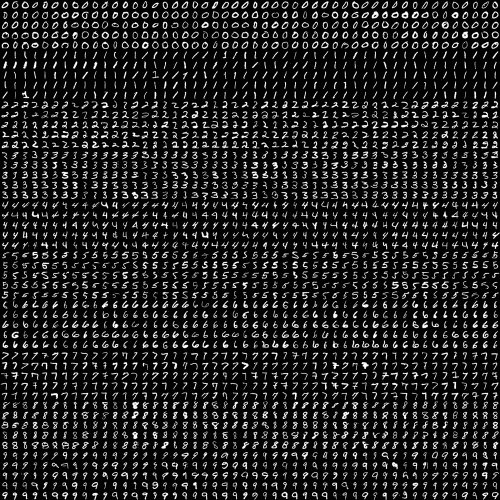
#> input picture images/digits.png, 1000 x 1000 px (shown at 1/2 size)
$ python 07_Handwritten_Digits_Classification.py
#> lines starting #> are read from the running program, lines starting #| are printed output that depends on the picture

# Import the packages
import cv2
import numpy as np
import itertools as it

SZ = 20
CLASS_N = 10


def clock():
    return cv2.getTickCount() / cv2.getTickFrequency()


def grouper(n, iterable, fillvalue=None):
    '''grouper(3, 'ABCDEFG', 'x') --> ABC DEF Gxx'''
    args = [iter(iterable)] * n
    output = it.zip_longest(fillvalue=fillvalue, *args)
    return output


def mosaic(w, imgs):
    '''Make a grid from images.

    w    -- number of grid columns
    imgs -- images (must have same size and format)
    '''
    imgs = iter(imgs)
    img0 = next(imgs)
    pad = np.zeros_like(img0)
    imgs = it.chain([img0], imgs)
    rows = grouper(w, imgs, pad)
    return np.vstack(map(np.hstack, rows))


def split2d(img, cell_size, flatten=True):
    h, w = img.shape[:2]
    sx, sy = cell_size
    cells = [np.hsplit(row, w//sx) for row in np.vsplit(img, h//sy)]
    cells = np.array(cells)
    if flatten:
        cells = cells.reshape(-1, sy, sx)
    return cells


def load_digits(fn):
#> called with fn = '../images/digits.png'
    digits_img = cv2.imread(fn, 0)
#> digits_img is the input picture: shape (1000, 1000); min 0, max 255, mean 33.8
    digits = split2d(digits_img, (SZ, SZ))
#> in split2d, `cells = [np.hsplit(row, w//sx) for row in np.vsplit(img, h//sy)]`: cells = 50 items
    labels = np.repeat(np.arange(CLASS_N), len(digits)/CLASS_N)
#> labels = 2500 values from 0 to 9
    return digits, labels


def deskew(img):
    m = cv2.moments(img)
    if abs(m['mu02']) < 1e-2:
        return img.copy()
    skew = m['mu11']/m['mu02']
    M = np.float32([[1, skew, -0.5*SZ*skew], [0, 1, 0]])
    img = cv2.warpAffine(
        img, M, (SZ, SZ), flags=cv2.WARP_INVERSE_MAP | cv2.INTER_LINEAR)
    return img


def svmInit(C=12.5, gamma=0.50625):
    model = cv2.ml.SVM_create()
    model.setGamma(gamma)
    model.setC(C)
    model.setKernel(cv2.ml.SVM_RBF)
    model.setType(cv2.ml.SVM_C_SVC)

    return model


def svmTrain(model, samples, responses):
    model.train(samples, cv2.ml.ROW_SAMPLE, responses)
    return model


def svmPredict(model, samples):
    return model.predict(samples)[1].ravel()


def svmEvaluate(model, digits, samples, labels):
    predictions = svmPredict(model, samples)
    accuracy = (labels == predictions).mean()
    print('Percentage Accuracy: %.2f %%' % (accuracy*100))

    confusion = np.zeros((10, 10), np.int32)
    for i, j in zip(labels, predictions):
        confusion[int(i), int(j)] += 1
    print('confusion matrix:')
    print(confusion)

    vis = []
    for img, flag in zip(digits, predictions == labels):
        img = cv2.cvtColor(img, cv2.COLOR_GRAY2BGR)
        if not flag:
            img[..., :2] = 0

        vis.append(img)
    return mosaic(25, vis)


def preprocess_simple(digits):
    return np.float32(digits).reshape(-1, SZ*SZ) / 255.0


def get_hog():
    winSize = (20, 20)
    blockSize = (8, 8)
    blockStride = (4, 4)
    cellSize = (8, 8)
    nbins = 9
    derivAperture = 1
    winSigma = -1.
    histogramNormType = 0
    L2HysThreshold = 0.2
    gammaCorrection = 1
    nlevels = 64
    signedGradient = True

    hog = cv2.HOGDescriptor(winSize, blockSize, blockStride, cellSize, nbins, derivAperture,
                            winSigma, histogramNormType, L2HysThreshold, gammaCorrection, nlevels, signedGradient)

    return hog
    affine_flags = cv2.WARP_INVERSE_MAP | cv2.INTER_LINEAR


if __name__ == '__main__':

    print('Loading digits from digits.png ... ')
    # Load data.
    digits, labels = load_digits('../images/digits.png')
#> labels = 2500 values from 0 to 9

    print('Shuffle data ... ')
    # Shuffle data
    rand = np.random.RandomState(10)
    shuffle = rand.permutation(len(digits))
#> shuffle = 2500 values, max 2499 at index 1969, min 0 at index 2106, mean 1249.5
    digits, labels = digits[shuffle], labels[shuffle]
#> labels = 2500 values, max 9 at index 3, min 0 at index 6, mean 4.5

    print('Deskew images ... ')
    digits_deskewed = list(map(deskew, digits))
#> in deskew, `m = cv2.moments(img)`: m = moments, m00 12316, centre m10/m00, m01/m00 = (9.75, 9.57)
#> in deskew, `skew = m['mu11']/m['mu02']`: skew = -0.347
#> in deskew, `M = np.float32([[1, skew, -0.5*SZ*skew], [0, 1, 0]])`: M = [[1, -0.347, 3.47], [0, 1, 0]]
#> in deskew (call 20), `m = cv2.moments(img)`: m = moments, m00 13212, centre m10/m00, m01/m00 = (9.91, 10.11)
#> in deskew (call 20), `skew = m['mu11']/m['mu02']`: skew = 0.0323
#> in deskew (call 20), `M = np.float32([[1, skew, -0.5*SZ*skew], [0, 1, 0]])`: M = [[1, 0.0323, -0.323], [0, 1, 0]]
#> in deskew (call 20), `img = cv2.warpAffine( img, M, (SZ, SZ), flags=cv2.WARP_INVERSE_MAP | c..`:
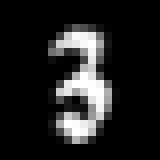
#> img: shape (20, 20) (shown 8 times larger); min 0, max 255, mean 33
#> in deskew (call 21), `m = cv2.moments(img)`: m = moments, m00 16892, centre m10/m00, m01/m00 = (9.71, 10.2)
#> in deskew (call 21), `m = cv2.moments(img)`:
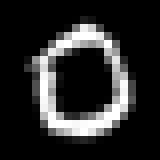
#> img: shape (20, 20) (shown 8 times larger); min 0, max 255, mean 42.2
#> in deskew (call 21), `skew = m['mu11']/m['mu02']`: skew = 0.0107
#> in deskew (call 21), `M = np.float32([[1, skew, -0.5*SZ*skew], [0, 1, 0]])`: M = [[1, 0.0107, -0.107], [0, 1, 0]]
#> in deskew (call 22), `m = cv2.moments(img)`: m = moments, m00 15569, centre m10/m00, m01/m00 = (10.18, 10.01)
#> in deskew (call 22), `m = cv2.moments(img)`:
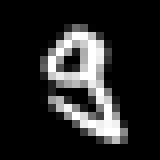
#> img: shape (20, 20) (shown 8 times larger); min 0, max 255, mean 38.9
#> in deskew (call 22), `skew = m['mu11']/m['mu02']`: skew = 0.261
#> in deskew (call 22), `M = np.float32([[1, skew, -0.5*SZ*skew], [0, 1, 0]])`: M = [[1, 0.261, -2.61], [0, 1, 0]]
#> in deskew (call 22), `img = cv2.warpAffine( img, M, (SZ, SZ), flags=cv2.WARP_INVERSE_MAP | c..`:
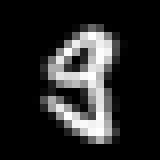
#> img: shape (20, 20) (shown 8 times larger); min 0, max 255, mean 38.9
#> in deskew (call 23), `m = cv2.moments(img)`: m = moments, m00 17971, centre m10/m00, m01/m00 = (9.59, 9.91)
#> in deskew (call 23), `m = cv2.moments(img)`:
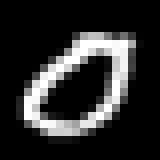
#> img: shape (20, 20) (shown 8 times larger); min 0, max 255, mean 44.9
#> in deskew (call 23), `skew = m['mu11']/m['mu02']`: skew = -0.436
#> in deskew (call 23), `M = np.float32([[1, skew, -0.5*SZ*skew], [0, 1, 0]])`: M = [[1, -0.436, 4.36], [0, 1, 0]]
#> in deskew (call 23), `img = cv2.warpAffine( img, M, (SZ, SZ), flags=cv2.WARP_INVERSE_MAP | c..`:
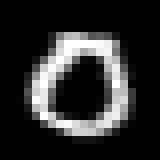
#> img: shape (20, 20) (shown 8 times larger); min 0, max 255, mean 44.9
#> in deskew (call 24), `m = cv2.moments(img)`: m = moments, m00 9104, centre m10/m00, m01/m00 = (9.51, 10.16)
#> in deskew (call 24), `m = cv2.moments(img)`:
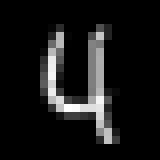
#> img: shape (20, 20) (shown 8 times larger); min 0, max 255, mean 22.8
#> in deskew (call 24), `skew = m['mu11']/m['mu02']`: skew = 0.203
#> in deskew (call 24), `M = np.float32([[1, skew, -0.5*SZ*skew], [0, 1, 0]])`: M = [[1, 0.203, -2.03], [0, 1, 0]]
#> digits_deskewed = 2500 items

    print('Defining HoG parameters ...')
    # HoG feature descriptor
    hog = get_hog()

    print('Calculating HoG descriptor for every image ... ')
    hog_descriptors = []
    for img in digits_deskewed:
        hog_descriptors.append(hog.compute(img))
#> after the loop, hog_descriptors = 2500 items
    hog_descriptors = np.squeeze(hog_descriptors)

    print('Spliting data into training (90%) and test set (10%)... ')
    train_n = int(0.9*len(hog_descriptors))
#> train_n = 2250
    digits_train, digits_test = np.split(digits_deskewed, [train_n])
    hog_descriptors_train, hog_descriptors_test = np.split(
        hog_descriptors, [train_n])
    labels_train, labels_test = np.split(labels, [train_n])
#> labels_train = 2250 values, max 9 at index 3, min 0 at index 6, mean 4.52; labels_test = 250 values, max 9 at index 1, min 0 at index 6, mean 4.33

    print('Training SVM model ...')
    model = svmInit()
    svmTrain(model, hog_descriptors_train, labels_train)

    print('Evaluating model ... ')
    vis = svmEvaluate(model, digits_test, hog_descriptors_test, labels_test)
#> in svmEvaluate, `predictions = svmPredict(model, samples)`: predictions = 250 values, max 9 at index 1, min 0 at index 6, mean 4.39
#> in svmEvaluate, `accuracy = (labels == predictions).mean()`: accuracy = 0.984
#| Percentage Accuracy: 98.40 %
#> the loop in svmEvaluate, `for i, j in zip(labels, predictions):` made 250 passes
#> (i, j) on passes 1, 2, 4: (6, 6), (9, 9), (7, 7)
#| [[25  0  0  0  0  0  0  0  0  0]
#|  [ 0 30  0  0  0  0  0  1  0  0]
#|  [ 0  0 25  0  0  0  0  0  0  0]
#|  [ 0  0  0 20  0  0  0  0  1  0]
#|  [ 0  0  0  0 23  0  1  0  0  0]
#|  [ 0  0  0  0  0 31  0  1  0  0]
#|  [ 0  0  0  0  0  0 28  0  0  0]
#|  [ 0  0  0  0  0  0  0 18  0  0]
#|  [ 0  0  0  0  0  0  0  0 26  0]
#|  [ 0  0  0  0  0  0  0  0  0 20]]
#> the loop in svmEvaluate, `for img, flag in zip(digits, predictions == labels):` made 250 passes
#> flag on passes 1 to 3: True, True, True
#> after the loop in svmEvaluate, `for img, flag in zip(digits, predictions == labels):`: vis = 250 items

    cv2.imwrite("../images/digits-classification-example.jpg", vis)

    # Show the image
    cv2.imshow("Vis", vis)

    # Wait until a key pressed
    cv2.waitKey(0)

    # Destroy all the windows opened before
    cv2.destroyAllWindows()
